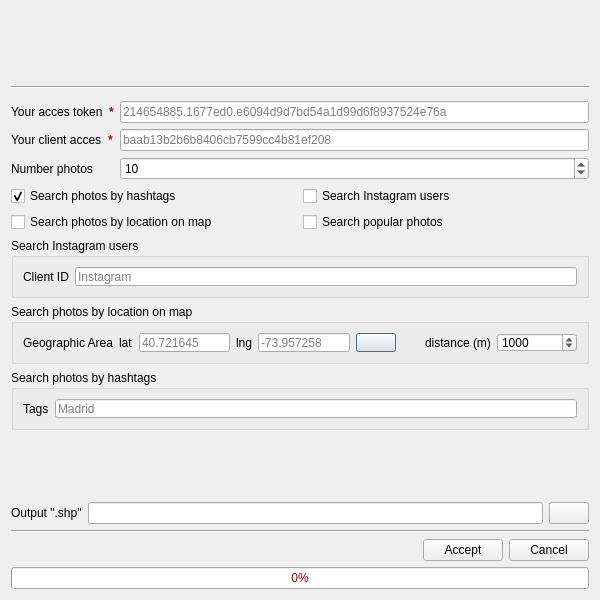
<?xml version="1.0" encoding="UTF-8"?>
<ui version="4.0">
 <class>Insta2QgisToolDialog</class>
 <widget class="QDialog" name="Insta2QgisToolDialog">
  <property name="geometry">
   <rect>
    <x>0</x>
    <y>0</y>
    <width>600</width>
    <height>600</height>
   </rect>
  </property>
  <property name="sizePolicy">
   <sizepolicy hsizetype="Expanding" vsizetype="Expanding">
    <horstretch>0</horstretch>
    <verstretch>0</verstretch>
   </sizepolicy>
  </property>
  <property name="minimumSize">
   <size>
    <width>600</width>
    <height>465</height>
   </size>
  </property>
  <property name="maximumSize">
   <size>
    <width>600</width>
    <height>16777215</height>
   </size>
  </property>
  <property name="windowTitle">
   <string>Instagram2Qgis</string>
  </property>
  <property name="windowIcon">
   <iconset resource="resources.qrc">
    <normaloff>:/imgInstagram/images/icon.png</normaloff>:/imgInstagram/images/icon.png</iconset>
  </property>
  <property name="accessibleDescription">
   <string/>
  </property>
  <layout class="QVBoxLayout" name="verticalLayout">
   <item>
    <spacer name="verticalSpacer">
     <property name="orientation">
      <enum>Qt::Vertical</enum>
     </property>
     <property name="sizeHint" stdset="0">
      <size>
       <width>20</width>
       <height>40</height>
      </size>
     </property>
    </spacer>
   </item>
   <item>
    <widget class="Line" name="line">
     <property name="orientation">
      <enum>Qt::Horizontal</enum>
     </property>
    </widget>
   </item>
   <item>
    <layout class="QFormLayout" name="formLayout">
     <property name="topMargin">
      <number>6</number>
     </property>
     <item row="0" column="0">
      <layout class="QHBoxLayout" name="horizontalLayout_6">
       <item>
        <widget class="QLabel" name="label">
         <property name="text">
          <string>Your acces token</string>
         </property>
        </widget>
       </item>
       <item>
        <widget class="QLabel" name="label_11">
         <property name="font">
          <font>
           <weight>75</weight>
           <bold>true</bold>
          </font>
         </property>
         <property name="styleSheet">
          <string notr="true">color:rgb(170, 0, 0)</string>
         </property>
         <property name="text">
          <string>*</string>
         </property>
        </widget>
       </item>
      </layout>
     </item>
     <item row="0" column="1">
      <widget class="QLineEdit" name="lnToken">
       <property name="text">
        <string/>
       </property>
       <property name="placeholderText">
        <string>214654885.1677ed0.e6094d9d7bd54a1d99d6f8937524e76a</string>
       </property>
      </widget>
     </item>
     <item row="1" column="0">
      <layout class="QHBoxLayout" name="horizontalLayout_7">
       <item>
        <widget class="QLabel" name="label_2">
         <property name="text">
          <string>Your client acces</string>
         </property>
        </widget>
       </item>
       <item>
        <widget class="QLabel" name="label_12">
         <property name="font">
          <font>
           <weight>75</weight>
           <bold>true</bold>
          </font>
         </property>
         <property name="styleSheet">
          <string notr="true">color:rgb(170, 0, 0)</string>
         </property>
         <property name="text">
          <string>*</string>
         </property>
        </widget>
       </item>
      </layout>
     </item>
     <item row="1" column="1">
      <widget class="QLineEdit" name="lnAcces">
       <property name="text">
        <string/>
       </property>
       <property name="placeholderText">
        <string>baab13b2b6b8406cb7599cc4b81ef208</string>
       </property>
      </widget>
     </item>
     <item row="2" column="0">
      <widget class="QLabel" name="label_4">
       <property name="text">
        <string>Number photos</string>
       </property>
      </widget>
     </item>
     <item row="2" column="1">
      <widget class="QSpinBox" name="sp_count">
       <property name="minimum">
        <number>1</number>
       </property>
       <property name="maximum">
        <number>999999999</number>
       </property>
       <property name="value">
        <number>10</number>
       </property>
      </widget>
     </item>
    </layout>
   </item>
   <item>
    <layout class="QGridLayout" name="gridLayout">
     <item row="0" column="0">
      <widget class="QCheckBox" name="ch_hashtags">
       <property name="cursor">
        <cursorShape>PointingHandCursor</cursorShape>
       </property>
       <property name="text">
        <string>Search photos by hashtags</string>
       </property>
       <property name="icon">
        <iconset resource="resources.qrc">
         <normaloff>:/imgInstagram/images/icon_photos.svg</normaloff>:/imgInstagram/images/icon_photos.svg</iconset>
       </property>
       <property name="checked">
        <bool>true</bool>
       </property>
       <property name="autoExclusive">
        <bool>true</bool>
       </property>
      </widget>
     </item>
     <item row="1" column="0">
      <widget class="QCheckBox" name="ch_location">
       <property name="cursor">
        <cursorShape>PointingHandCursor</cursorShape>
       </property>
       <property name="text">
        <string>Search photos by location on map</string>
       </property>
       <property name="icon">
        <iconset resource="resources.qrc">
         <normaloff>:/imgInstagram/images/icon_map.svg</normaloff>:/imgInstagram/images/icon_map.svg</iconset>
       </property>
       <property name="autoExclusive">
        <bool>true</bool>
       </property>
      </widget>
     </item>
     <item row="0" column="1">
      <widget class="QCheckBox" name="ch_user">
       <property name="cursor">
        <cursorShape>PointingHandCursor</cursorShape>
       </property>
       <property name="text">
        <string>Search Instagram users</string>
       </property>
       <property name="icon">
        <iconset resource="resources.qrc">
         <normaloff>:/imgInstagram/images/icon_users.svg</normaloff>:/imgInstagram/images/icon_users.svg</iconset>
       </property>
       <property name="autoExclusive">
        <bool>true</bool>
       </property>
      </widget>
     </item>
     <item row="1" column="1">
      <widget class="QCheckBox" name="ch_popular">
       <property name="cursor">
        <cursorShape>PointingHandCursor</cursorShape>
       </property>
       <property name="text">
        <string>Search popular photos</string>
       </property>
       <property name="icon">
        <iconset resource="resources.qrc">
         <normaloff>:/imgInstagram/images/icon_places.svg</normaloff>:/imgInstagram/images/icon_places.svg</iconset>
       </property>
       <property name="autoExclusive">
        <bool>true</bool>
       </property>
      </widget>
     </item>
    </layout>
   </item>
   <item>
    <widget class="QGroupBox" name="groupBox_user">
     <property name="minimumSize">
      <size>
       <width>0</width>
       <height>60</height>
      </size>
     </property>
     <property name="maximumSize">
      <size>
       <width>16777215</width>
       <height>60</height>
      </size>
     </property>
     <property name="title">
      <string>Search Instagram users</string>
     </property>
     <layout class="QFormLayout" name="formLayout_5">
      <item row="0" column="0">
       <widget class="QLabel" name="label_3">
        <property name="text">
         <string>Client ID</string>
        </property>
       </widget>
      </item>
      <item row="0" column="1">
       <widget class="QLineEdit" name="lnId">
        <property name="text">
         <string/>
        </property>
        <property name="placeholderText">
         <string>Instagram</string>
        </property>
       </widget>
      </item>
     </layout>
    </widget>
   </item>
   <item>
    <widget class="QGroupBox" name="groupBox_location">
     <property name="minimumSize">
      <size>
       <width>0</width>
       <height>60</height>
      </size>
     </property>
     <property name="maximumSize">
      <size>
       <width>16777215</width>
       <height>60</height>
      </size>
     </property>
     <property name="title">
      <string>Search photos by location on map</string>
     </property>
     <layout class="QFormLayout" name="formLayout_4">
      <item row="0" column="0">
       <widget class="QLabel" name="label_6">
        <property name="enabled">
         <bool>true</bool>
        </property>
        <property name="text">
         <string>Geographic Area</string>
        </property>
       </widget>
      </item>
      <item row="0" column="1">
       <layout class="QHBoxLayout" name="horizontalLayout_3">
        <item>
         <widget class="QLabel" name="label_8">
          <property name="enabled">
           <bool>true</bool>
          </property>
          <property name="text">
           <string>lat</string>
          </property>
         </widget>
        </item>
        <item>
         <widget class="QLineEdit" name="ln_lat">
          <property name="enabled">
           <bool>true</bool>
          </property>
          <property name="placeholderText">
           <string>40.721645</string>
          </property>
         </widget>
        </item>
        <item>
         <widget class="QLabel" name="label_7">
          <property name="enabled">
           <bool>true</bool>
          </property>
          <property name="text">
           <string>lng</string>
          </property>
         </widget>
        </item>
        <item>
         <widget class="QLineEdit" name="ln_lng">
          <property name="enabled">
           <bool>true</bool>
          </property>
          <property name="placeholderText">
           <string>-73.957258</string>
          </property>
         </widget>
        </item>
        <item>
         <widget class="QPushButton" name="btn_click_coord">
          <property name="enabled">
           <bool>true</bool>
          </property>
          <property name="cursor">
           <cursorShape>PointingHandCursor</cursorShape>
          </property>
          <property name="toolTip">
           <string>Capture coodinates in map</string>
          </property>
          <property name="text">
           <string/>
          </property>
          <property name="icon">
           <iconset resource="resources.qrc">
            <normaloff>:/imgInstagram/images/click.png</normaloff>:/imgInstagram/images/click.png</iconset>
          </property>
         </widget>
        </item>
        <item>
         <spacer name="horizontalSpacer_2">
          <property name="orientation">
           <enum>Qt::Horizontal</enum>
          </property>
          <property name="sizeHint" stdset="0">
           <size>
            <width>40</width>
            <height>20</height>
           </size>
          </property>
         </spacer>
        </item>
        <item>
         <widget class="QLabel" name="label_9">
          <property name="enabled">
           <bool>true</bool>
          </property>
          <property name="text">
           <string>distance (m)</string>
          </property>
         </widget>
        </item>
        <item>
         <widget class="QSpinBox" name="sp_distance">
          <property name="enabled">
           <bool>true</bool>
          </property>
          <property name="minimumSize">
           <size>
            <width>80</width>
            <height>0</height>
           </size>
          </property>
          <property name="maximum">
           <number>5000</number>
          </property>
          <property name="value">
           <number>1000</number>
          </property>
         </widget>
        </item>
       </layout>
      </item>
     </layout>
    </widget>
   </item>
   <item>
    <widget class="QGroupBox" name="groupBox_tags">
     <property name="minimumSize">
      <size>
       <width>0</width>
       <height>60</height>
      </size>
     </property>
     <property name="maximumSize">
      <size>
       <width>16777215</width>
       <height>60</height>
      </size>
     </property>
     <property name="title">
      <string>Search photos by hashtags</string>
     </property>
     <layout class="QFormLayout" name="formLayout_3">
      <item row="0" column="0">
       <widget class="QLabel" name="label_10">
        <property name="text">
         <string>Tags</string>
        </property>
       </widget>
      </item>
      <item row="0" column="1">
       <widget class="QLineEdit" name="ln_tags">
        <property name="text">
         <string/>
        </property>
        <property name="placeholderText">
         <string>Madrid</string>
        </property>
       </widget>
      </item>
     </layout>
    </widget>
   </item>
   <item>
    <widget class="QGroupBox" name="groupBox_popular">
     <property name="enabled">
      <bool>false</bool>
     </property>
     <property name="minimumSize">
      <size>
       <width>0</width>
       <height>60</height>
      </size>
     </property>
     <property name="maximumSize">
      <size>
       <width>16777215</width>
       <height>60</height>
      </size>
     </property>
     <property name="styleSheet">
      <string notr="true">border:0px</string>
     </property>
     <property name="title">
      <string/>
     </property>
     <property name="flat">
      <bool>false</bool>
     </property>
    </widget>
   </item>
   <item>
    <layout class="QFormLayout" name="formLayout_2">
     <item row="0" column="0">
      <widget class="QLabel" name="label_5">
       <property name="enabled">
        <bool>true</bool>
       </property>
       <property name="text">
        <string>Output &quot;.shp&quot;</string>
       </property>
      </widget>
     </item>
     <item row="0" column="1">
      <layout class="QHBoxLayout" name="horizontalLayout_2">
       <item>
        <widget class="QLineEdit" name="output_cmb">
         <property name="enabled">
          <bool>true</bool>
         </property>
         <property name="readOnly">
          <bool>true</bool>
         </property>
        </widget>
       </item>
       <item>
        <widget class="QPushButton" name="pushButton">
         <property name="enabled">
          <bool>true</bool>
         </property>
         <property name="cursor">
          <cursorShape>PointingHandCursor</cursorShape>
         </property>
         <property name="text">
          <string/>
         </property>
         <property name="icon">
          <iconset resource="resources.qrc">
           <normaloff>:/imgInstagram/images/folder.png</normaloff>:/imgInstagram/images/folder.png</iconset>
         </property>
        </widget>
       </item>
      </layout>
     </item>
    </layout>
   </item>
   <item>
    <widget class="Line" name="line_2">
     <property name="orientation">
      <enum>Qt::Horizontal</enum>
     </property>
    </widget>
   </item>
   <item>
    <layout class="QHBoxLayout" name="horizontalLayout">
     <item>
      <spacer name="horizontalSpacer">
       <property name="orientation">
        <enum>Qt::Horizontal</enum>
       </property>
       <property name="sizeHint" stdset="0">
        <size>
         <width>40</width>
         <height>20</height>
        </size>
       </property>
      </spacer>
     </item>
     <item>
      <widget class="QPushButton" name="aceptar">
       <property name="cursor">
        <cursorShape>PointingHandCursor</cursorShape>
       </property>
       <property name="text">
        <string>Accept</string>
       </property>
      </widget>
     </item>
     <item>
      <widget class="QPushButton" name="cancelar">
       <property name="cursor">
        <cursorShape>PointingHandCursor</cursorShape>
       </property>
       <property name="text">
        <string>Cancel</string>
       </property>
      </widget>
     </item>
    </layout>
   </item>
   <item>
    <widget class="QProgressBar" name="progressBar">
     <property name="styleSheet">
      <string notr="true">color:rgb(170, 0, 0)</string>
     </property>
     <property name="value">
      <number>0</number>
     </property>
    </widget>
   </item>
  </layout>
 </widget>
 <resources>
  <include location="resources.qrc"/>
 </resources>
 <connections>
  <connection>
   <sender>cancelar</sender>
   <signal>clicked()</signal>
   <receiver>Insta2QgisToolDialog</receiver>
   <slot>reject()</slot>
   <hints>
    <hint type="sourcelabel">
     <x>589</x>
     <y>562</y>
    </hint>
    <hint type="destinationlabel">
     <x>11</x>
     <y>173</y>
    </hint>
   </hints>
  </connection>
  <connection>
   <sender>aceptar</sender>
   <signal>clicked()</signal>
   <receiver>Insta2QgisToolDialog</receiver>
   <slot>InstagramProcces()</slot>
   <hints>
    <hint type="sourcelabel">
     <x>508</x>
     <y>562</y>
    </hint>
    <hint type="destinationlabel">
     <x>222</x>
     <y>273</y>
    </hint>
   </hints>
  </connection>
  <connection>
   <sender>pushButton</sender>
   <signal>clicked()</signal>
   <receiver>Insta2QgisToolDialog</receiver>
   <slot>SaveFile()</slot>
   <hints>
    <hint type="sourcelabel">
     <x>588</x>
     <y>459</y>
    </hint>
    <hint type="destinationlabel">
     <x>260</x>
     <y>187</y>
    </hint>
   </hints>
  </connection>
  <connection>
   <sender>btn_click_coord</sender>
   <signal>clicked()</signal>
   <receiver>Insta2QgisToolDialog</receiver>
   <slot>captureCoord()</slot>
   <hints>
    <hint type="sourcelabel">
     <x>404</x>
     <y>349</y>
    </hint>
    <hint type="destinationlabel">
     <x>53</x>
     <y>228</y>
    </hint>
   </hints>
  </connection>
  <connection>
   <sender>ch_hashtags</sender>
   <signal>toggled(bool)</signal>
   <receiver>Insta2QgisToolDialog</receiver>
   <slot>TypeSearch(bool)</slot>
   <hints>
    <hint type="sourcelabel">
     <x>138</x>
     <y>191</y>
    </hint>
    <hint type="destinationlabel">
     <x>584</x>
     <y>20</y>
    </hint>
   </hints>
  </connection>
  <connection>
   <sender>ch_location</sender>
   <signal>toggled(bool)</signal>
   <receiver>Insta2QgisToolDialog</receiver>
   <slot>TypeSearch(bool)</slot>
   <hints>
    <hint type="sourcelabel">
     <x>130</x>
     <y>218</y>
    </hint>
    <hint type="destinationlabel">
     <x>22</x>
     <y>28</y>
    </hint>
   </hints>
  </connection>
  <connection>
   <sender>ch_user</sender>
   <signal>toggled(bool)</signal>
   <receiver>Insta2QgisToolDialog</receiver>
   <slot>TypeSearch(bool)</slot>
   <hints>
    <hint type="sourcelabel">
     <x>429</x>
     <y>194</y>
    </hint>
    <hint type="destinationlabel">
     <x>516</x>
     <y>26</y>
    </hint>
   </hints>
  </connection>
  <connection>
   <sender>ch_popular</sender>
   <signal>toggled(bool)</signal>
   <receiver>Insta2QgisToolDialog</receiver>
   <slot>TypeSearch(bool)</slot>
   <hints>
    <hint type="sourcelabel">
     <x>459</x>
     <y>220</y>
    </hint>
    <hint type="destinationlabel">
     <x>481</x>
     <y>48</y>
    </hint>
   </hints>
  </connection>
 </connections>
 <slots>
  <slot>OpenFile()</slot>
  <slot>PopulateCombo()</slot>
  <slot>ShowLog()</slot>
  <slot>InstagramProcces()</slot>
  <slot>SaveFile()</slot>
  <slot>OpenOutPut()</slot>
  <slot>slot1()</slot>
  <slot>captureCoord()</slot>
  <slot>TypeSearch(bool)</slot>
 </slots>
</ui>
